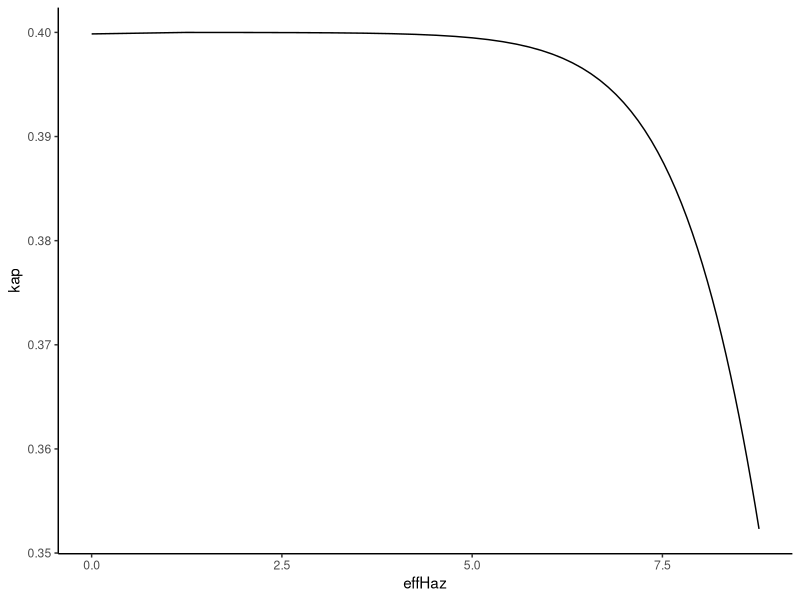
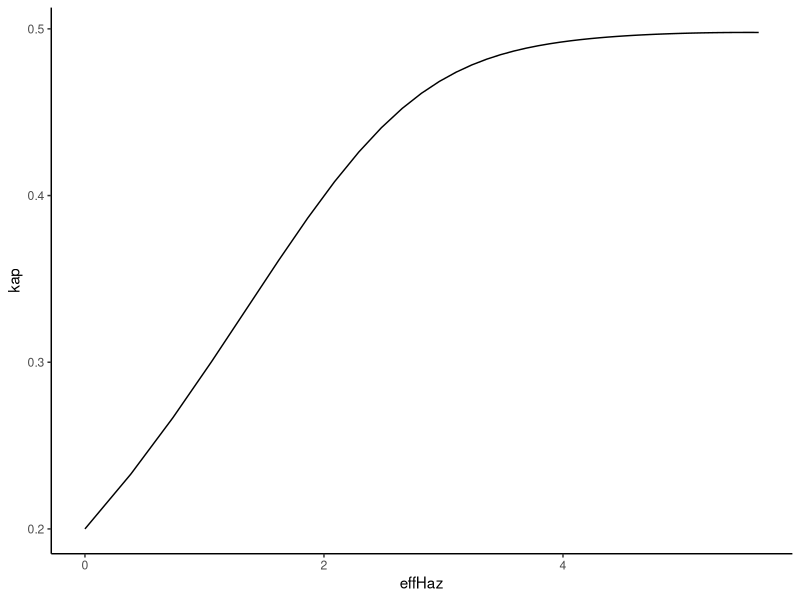
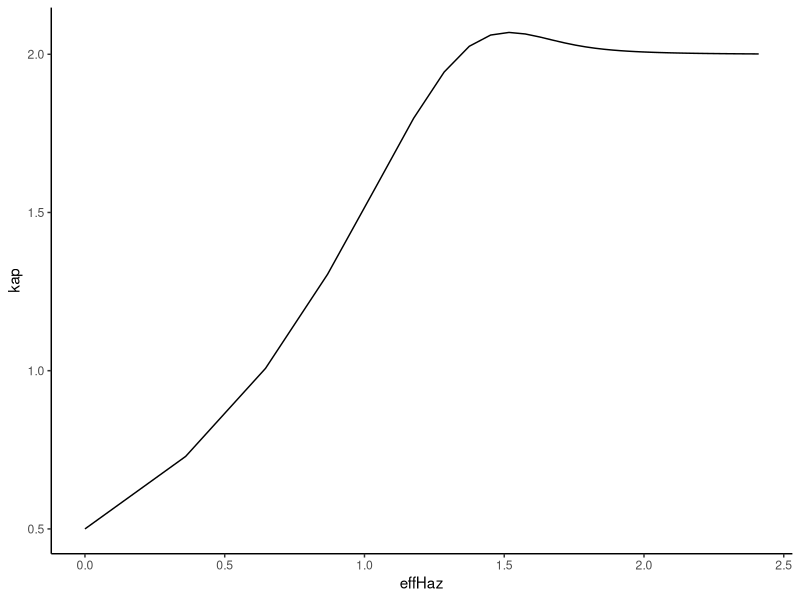
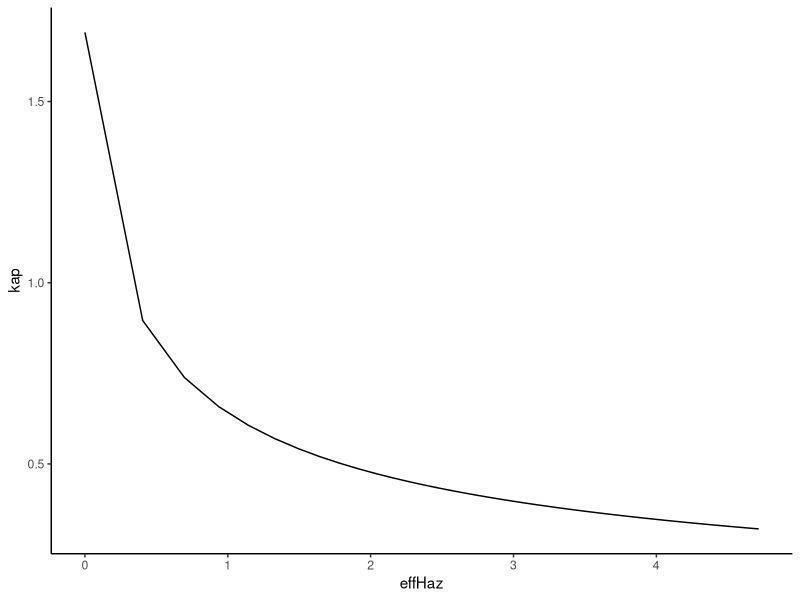
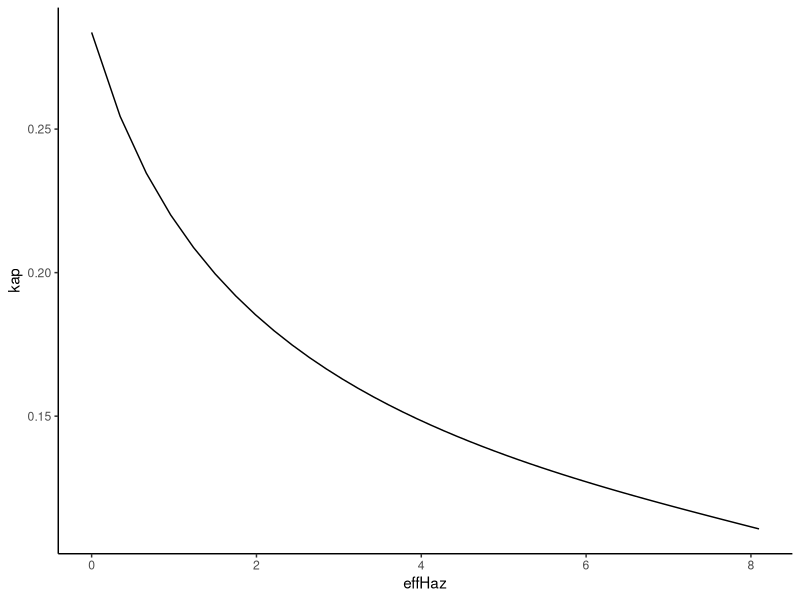
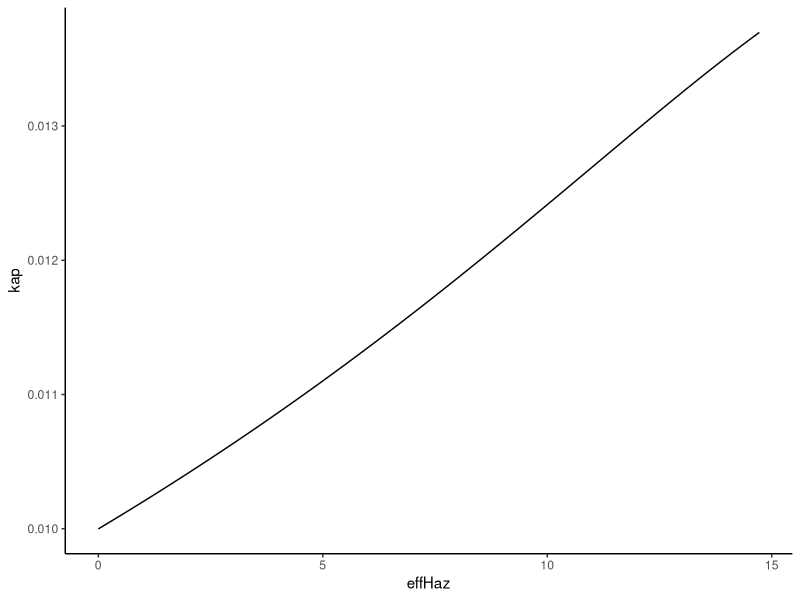
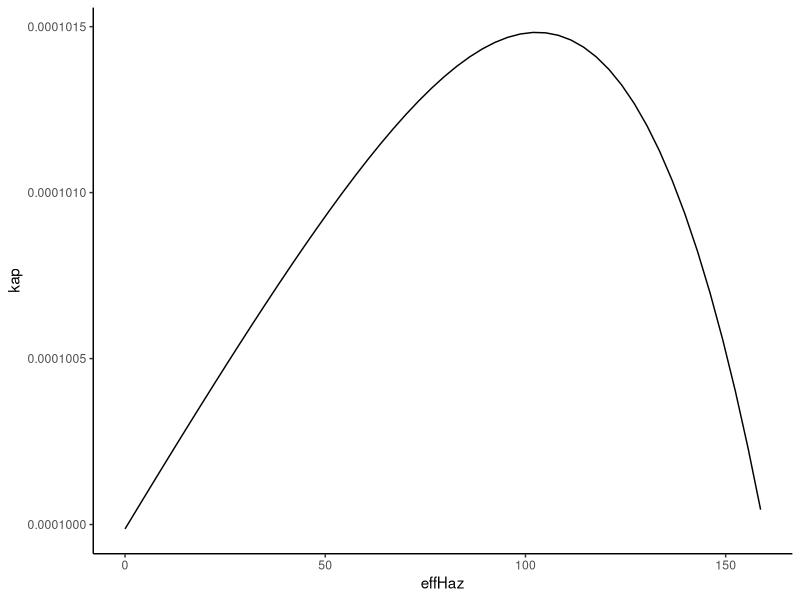

The R source for these figures, in order:
library(dplyr)
library(ggplot2); theme_set(theme_classic())

nSamp <- 1e4
nl <- 51
lmax <- 40

p <- ((1:nSamp)-1/2)/nSamp
lam <- seq(0, lmax, length.out=nl)

cvLam0 <- function(q, lam){
	wt <- exp(-lam*q)
	c0 <- mean(wt)
	c1 <- mean(q*wt)
	c2 <- mean(q*q*wt)
	m = c1/c0
	v <- c2/c0 - m^2
	return(c(
		n = c0
		, m = m
		, v = v
		, kap = v/m^2
	))
}

cvLam <- Vectorize(cvLam0, "lam")

cvPlot <- function(q, lam){
	f <- (as.data.frame(t(cvLam(q, lam)))
		|> mutate(effHaz  = -log(n))
	)
	print(f)
	print(ggplot(f)
		+ aes(effHaz, kap)
		+ geom_line()
	)
}

mu <- 2
kap <- 0.4

cvPlot(qgamma(p, scale=kap*mu, shape=1/kap), lam)
cvPlot(qbeta(p, shape1=2, shape2=2), lam)
cvPlot(qbeta(p, shape1=0.5, shape2=0.5), lam)
cvPlot(qlnorm(p, meanlog=log(0.4), sdlog=1), lam)
cvPlot(qlnorm(p, meanlog=log(0.4), sdlog=0.5), lam)
cvPlot(qnorm(p, mean=0.4, sd=0.04), lam)
cvPlot(qnorm(p, mean=4, sd=0.04), lam)
